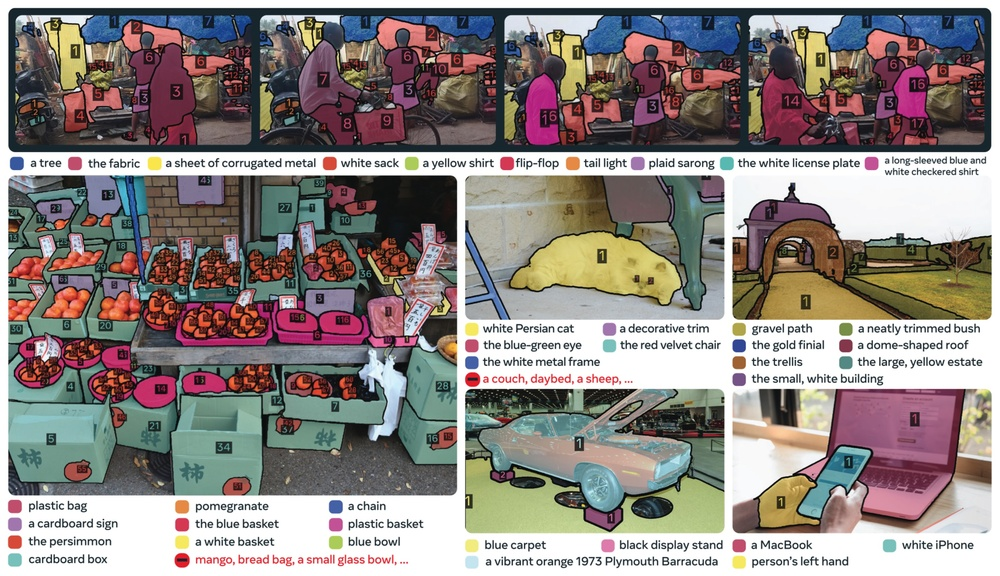
#> input picture assets/sa_co_dataset.jpg, 1000 x 576 px, shrunk from 2988 x 1722 before the run
$ python select_box.py
#> lines starting #> are read from the running program, lines starting #| are printed output that depends on the picture
import matplotlib.pyplot as plt
from matplotlib.widgets import RectangleSelector
from PIL import Image

box = []

def onselect(eclick, erelease):
    x1, y1 = int(eclick.xdata), int(eclick.ydata)
    x2, y2 = int(erelease.xdata), int(erelease.ydata)

    x = min(x1, x2)
    y = min(y1, y2)
    w = abs(x2 - x1)
    h = abs(y2 - y1)

    box.clear()
    box.extend([x, y, w, h])

    print(f"Selected box: {box}")

img_path = input("Enter image path: ").strip()
#> the answer given: ../assets/sa_co_dataset.jpg
img = Image.open(img_path)
#> img is the input picture: PIL image 1000x576 RGB; mean R, G, B 142.7, 134.9, 131.7

fig, ax = plt.subplots(figsize=(10, 8))
ax.imshow(img)
ax.set_title("Drag to select box, then close window")

selector = RectangleSelector(
    ax,
    onselect,
    useblit=True,
    button=[1],
    minspanx=5,
    minspany=5,
    spancoords="pixels",
    interactive=True
)

plt.show()
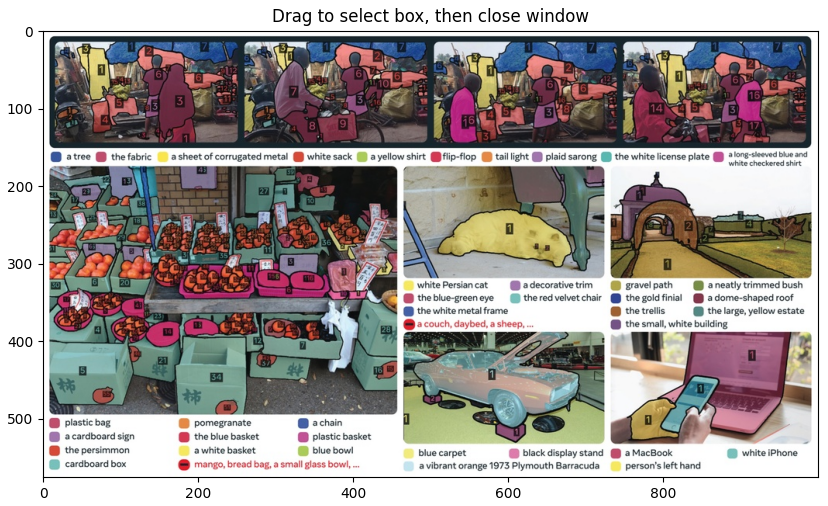
#> figure drawn by matplotlib, 1 panel

if box:
    print("\nFinal box for --box input:")
    print(*box)
else:
    print("No box selected.")
